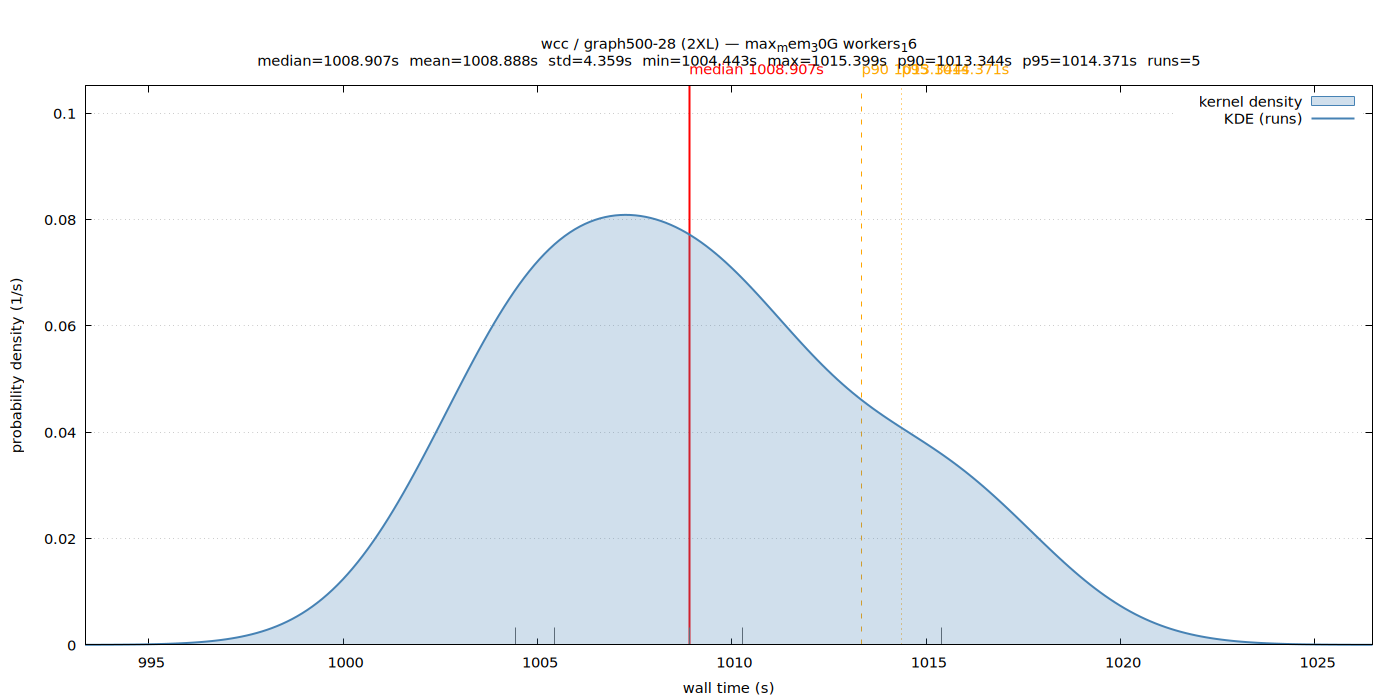

Write the gnuplot code that produced this figure.
set terminal pngcairo size 1400,700 enhanced font 'Sans,11'
set output '/home/ubuntu/nvm/gfrs/wcc/2XL/graph500-28/max_mem_30G_workers_16/wall_time.png'
set title "wcc / graph500-28 (2XL) — max_mem_30G workers_16\nmedian=1008.907s  mean=1008.888s  std=4.359s  min=1004.443s  max=1015.399s  p90=1013.344s  p95=1014.371s  runs=5"
set xlabel 'wall time (s)'
set ylabel 'probability density (1/s)'
set tmargin 5
set yrange [0:0.105132]
set xrange [993.363001:1026.479047]
set grid y
set key top right
set arrow from 1008.906791,0 to 1008.906791,0.105132 nohead lc rgb 'red' lw 2
set label 'median 1008.907s' at 1008.906791,0.105132 offset char 0,1 tc rgb 'red'
set arrow from 1013.343895,0 to 1013.343895,0.105132 nohead lc rgb 'orange' lw 1 dt 2
set label 'p90 1013.344s' at 1013.343895,0.105132 offset char 0,1 tc rgb 'orange'
set arrow from 1014.371433,0 to 1014.371433,0.105132 nohead lc rgb 'orange' lw 1 dt 3
set label 'p95 1014.371s' at 1014.371433,0.105132 offset char 0,1 tc rgb 'orange'
set arrow from 1015.398970,0 to 1015.398970,0.00323482 nohead lc rgb '#666666' lw 1
set arrow from 1005.429852,0 to 1005.429852,0.00323482 nohead lc rgb '#666666' lw 1
set arrow from 1008.906791,0 to 1008.906791,0.00323482 nohead lc rgb '#666666' lw 1
set arrow from 1004.443077,0 to 1004.443077,0.00323482 nohead lc rgb '#666666' lw 1
set arrow from 1010.261283,0 to 1010.261283,0.00323482 nohead lc rgb '#666666' lw 1
plot '/home/ubuntu/nvm/gfrs/wcc/2XL/graph500-28/max_mem_30G_workers_16/wall_time.dat' using 1:2 with filledcurves y=0 lc rgb '#4682b4' fs transparent solid 0.25 title 'kernel density', \
     '/home/ubuntu/nvm/gfrs/wcc/2XL/graph500-28/max_mem_30G_workers_16/wall_time.dat' using 1:2 with lines lw 2 lc rgb '#4682b4' title 'KDE (runs)'
